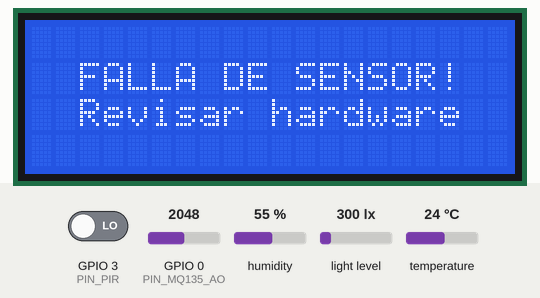
The sketch below on a simulated ESP32-C3. Parts: 20×4 character LCD. The test bench sets the inputs (shaded band); at power-on: humidity 55 %, GPIO 3 (PIN_PIR) LOW, GPIO 0 (PIN_MQ135_AO) = 2048, light level 300 lx, temperature 24 °C (analog values on the 0–4095 scale). WiFi joins after 1.5 s; servers stay silent unless stated; I2S audio is not simulated (input reads silence); no MQTT or app messages arrive unless stated.

Above: at 3.3 s.
3.4 s: humidity set to 22 %
At 10.8 s:
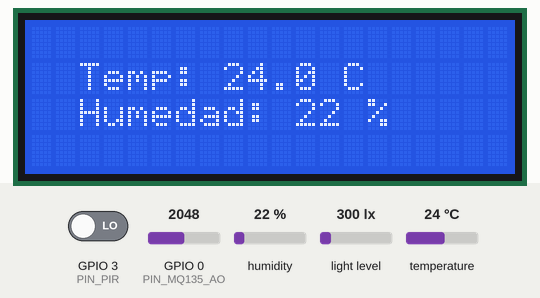
11.0 s: GPIO 3 (PIN_PIR) driven HIGH
At 16.1 s:
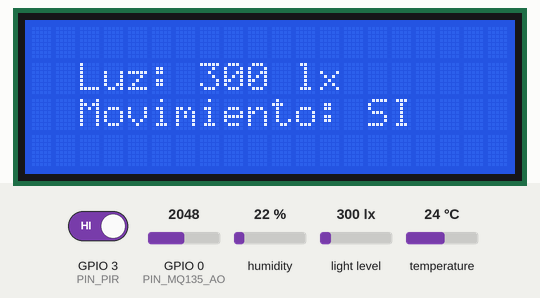
16.6 s: GPIO 0 (PIN_MQ135_AO) set to 2866
At 21.1 s:
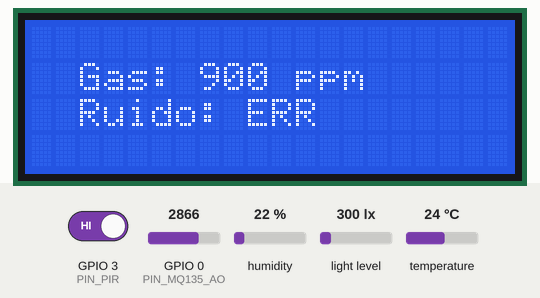
21.6 s: light level set to 217 lx
26.6 s: light level set to 186 lx
31.6 s: GPIO 3 (PIN_PIR) driven LOW
At 39.6 s:
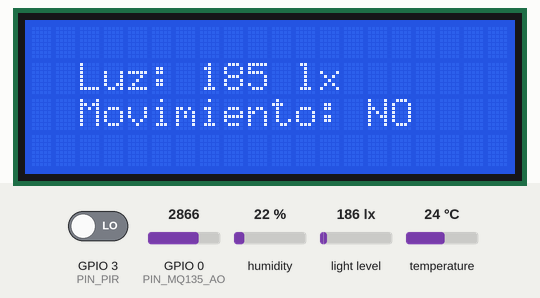
Timing chart, 0 to 41.1 s (numbered marks = the images above; inputs shaded):
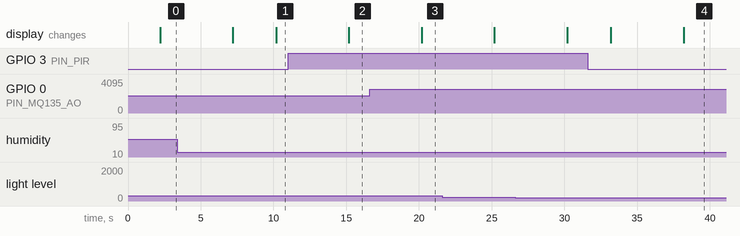

The sketch:

Codigo_Terminado_publico.ino
```cpp
#include <WiFi.h>
#include <PubSubClient.h>
#include <Wire.h>
#include <LiquidCrystal_I2C.h>
#include <DHT.h>
#include <BH1750.h>
#include <driver/i2s.h>
#include <math.h>

// ==========================================
// 1. PINES DEL NODO G4 (ESP32-C3)
// ==========================================
#define DHTPIN         10
#define DHTTYPE        DHT22
#define I2C_SDA        8
#define I2C_SCL        9
#define PIN_PIR        3
#define PIN_MQ135_AO   0
#define PIN_MQ135_DO   7

#define I2S_SCK        4
#define I2S_WS         5
#define I2S_SD         6
#define I2S_PORT       I2S_NUM_0

// ==========================================
// 2. CREDENCIALES WI-FI Y BROKER MQTT
// ==========================================
const char* ssid        = "TU_WIFI";
const char* password    = "TU_CLAVE_WIFI";

const char* mqtt_server = "IP_DEL_BROKER";
const int   mqtt_port   = 1883;
const char* mqtt_user   = "USUARIO_MQTT";
const char* mqtt_pass   = "CLAVE_MQTT";

const char* topic_temp    = "6to_info/A/G4/temperatura";
const char* topic_hum     = "6to_info/A/G4/humedad";
const char* topic_pres    = "6to_info/A/G4/presencia";
const char* topic_luz     = "6to_info/A/G4/luz";
const char* topic_ruido   = "6to_info/A/G4/ruido";
const char* topic_gases   = "6to_info/A/G4/gases";
const char* topic_confort = "6to_info/A/G4/confort";

// ==========================================
// 3. CALIBRACIÓN EXPERIMENTAL INMP441
// ==========================================
const float calibrationOffset = 103.97;
const float I2S_FULL_SCALE    = 8388607.0;

// ==========================================
// 4. OBJETOS Y VARIABLES GLOBALES
// ==========================================
WiFiClient espClient;
PubSubClient client(espClient);
DHT dht(DHTPIN, DHTTYPE);
BH1750 bh1750;
LiquidCrystal_I2C lcd(0x27, 20, 4);

// Banderas de estado de los sensores (Para detectar desconexiones)
bool bhOk       = false;
bool i2sOk      = false;
bool dhtError   = true;
bool ruidoError = true;
bool gasError   = true;
bool pirError   = true;

int  fallosDHT  = 0;

float  tempVal           = 0.0;
float  humVal            = 0.0;
float  luxVal            = 0.0;
int    gasPpm            = 350;
bool   pirDetectado      = false;

double ultimoRMS         = 0.0;
float  ultimoDBFS        = -47.0;
float  ruidoDB           = 56.9;
int    ruidoDbLCD        = 57;

String estadoConfortMQTT = "Confortable";
String estadoConfortLCD  = "Optimo";

unsigned long lastSensorRead  = 0;
unsigned long lastDHTRead     = 0;
unsigned long lastLcdUpdate   = 0;
unsigned long lastMqttPublish = 0;
unsigned long lastMqttRetry   = 0;
unsigned long lastWiFiCheck   = 0;
unsigned long lastPirTime     = 0;

int pantallaActual = 0;

// --- VARIABLES PARA ALERTA A PANTALLA COMPLETA Y COOLDOWN ---
unsigned long tiempoDisparoAlerta = 0;
String alertaEnPantalla = "";
const unsigned long TIEMPO_MOSTRAR_ALERTA = 5000;   // 5 segundos en pantalla
const unsigned long TIEMPO_COOLDOWN = 300000;       // 5 minutos (300.000 ms) sin mostrar otra alerta

// ==========================================
// 5. IMPRESIÓN LCD 20x4 SEGURA
// ==========================================
void imprimirLineaLCD(uint8_t fila, const char* texto) {
  char buffer[21];
  snprintf(buffer, sizeof(buffer), "%-20.20s", texto);
  lcd.setCursor(0, fila);
  lcd.print(buffer);
}

// ==========================================
// 6. MICRÓFONO I2S CALIBRADO
// ==========================================
void setupI2S() {
  i2s_config_t i2s_config = {
    .mode = (i2s_mode_t)(I2S_MODE_MASTER | I2S_MODE_RX),
    .sample_rate = 16000,
    .bits_per_sample = I2S_BITS_PER_SAMPLE_32BIT,
    .channel_format = I2S_CHANNEL_FMT_ONLY_LEFT,
    .communication_format = I2S_COMM_FORMAT_STAND_I2S,
    .intr_alloc_flags = ESP_INTR_FLAG_LEVEL1,
    .dma_buf_count = 4,
    .dma_buf_len = 128,
    .use_apll = false,
    .tx_desc_auto_clear = false,
    .fixed_mclk = 0
  };
  i2s_pin_config_t pin_config = {
    .bck_io_num = I2S_SCK,
    .ws_io_num = I2S_WS,
    .data_out_num = I2S_PIN_NO_CHANGE,
    .data_in_num = I2S_SD
  };
  if (i2s_driver_install(I2S_PORT, &i2s_config, 0, NULL) == ESP_OK) {
    if (i2s_set_pin(I2S_PORT, &pin_config) == ESP_OK) {
      i2s_zero_dma_buffer(I2S_PORT);
      i2sOk = true;
    }
  }
}

void medirRuidoCalibrado() {
  if (!i2sOk) { ruidoError = true; return; }

  int32_t samples[64];
  size_t bytesRead = 0;

  if (i2s_read(I2S_PORT, &samples, sizeof(samples), &bytesRead, 10) != ESP_OK || bytesRead == 0) {
    ruidoError = true;
    return;
  }

  int n = bytesRead / sizeof(int32_t);
  if (n <= 0) { ruidoError = true; return; }

  // Detector de cable SD desconectado: Si todas las muestras son puro cero
  int muestrasEnCero = 0;
  double media = 0;
  for (int i = 0; i < n; i++) {
    if (samples[i] == 0) muestrasEnCero++;
    media += (double)(samples[i] >> 14);
  }

  if (muestrasEnCero == n) {
    ruidoError = true;
    return;
  }

  ruidoError = false; // El micrófono está conectado y entregando audio
  media /= n;

  double sumaCuadrados = 0;
  for (int i = 0; i < n; i++) {
    double s = (double)(samples[i] >> 14) - media;
    sumaCuadrados += s * s;
  }
  double rms = sqrt(sumaCuadrados / n);
  if (rms < 1.0) rms = 1.0;

  float dbfs = 20.0 * log10(rms / I2S_FULL_SCALE);
  float calculado = dbfs + calibrationOffset;

  if (isnan(calculado) || isinf(calculado)) return;
  calculado = constrain(calculado, 30.0, 105.0);

  ultimoRMS  = rms;
  ultimoDBFS = dbfs;
  ruidoDB    = (ruidoDB * 0.4) + (calculado * 0.6);
  ruidoDbLCD = (int)round(ruidoDB);
}

// ==========================================
// 7. LECTURA DE SENSORES Y CONFORT AVANZADA
// ==========================================
void leerDHT() {
  pinMode(DHTPIN, INPUT_PULLUP);
  float t = dht.readTemperature();
  float h = dht.readHumidity();

  if (isnan(t) || isnan(h)) {
    delay(30);
    t = dht.readTemperature(false, true);
    h = dht.readHumidity(true);
  }

  if (!isnan(t) && !isnan(h) && t > -10.0 && t < 60.0 && h >= 0.0 && h <= 100.0) {
    tempVal   = t;
    humVal    = h;
    dhtError  = false;
    fallosDHT = 0;
  } else {
    fallosDHT++;
    if (fallosDHT >= 3) dhtError = true;
  }
}
void leerSensores(unsigned long now) {
  // 1. PIR CON DETECCIÓN DE CABLE FLOTANTE
  pinMode(PIN_PIR, INPUT_PULLUP);
  delay(2);
  bool pinArriba = digitalRead(PIN_PIR);

  pinMode(PIN_PIR, INPUT_PULLDOWN);
  delay(2);
  bool pinAbajo = digitalRead(PIN_PIR);

  if (pinArriba == HIGH && pinAbajo == LOW) {
    pirError = true;
    pirDetectado = false;
  } else {
    pirError = false;
    bool estadoReal = digitalRead(PIN_PIR);
    if (estadoReal == HIGH) {
      pirDetectado = true;
      lastPirTime = now;
    } else if (now - lastPirTime > 4000) {
      pirDetectado = false;
    }
  }
  pinMode(PIN_PIR, INPUT);

  // 2. DHT22
  if (now - lastDHTRead >= 3000) {
    lastDHTRead = now;
    leerDHT();
  }

  // 3. BH1750
  if (!bhOk) bhOk = bh1750.begin(BH1750::CONTINUOUS_HIGH_RES_MODE, 0x23, &Wire);
  if (bhOk) {
    float l = bh1750.readLightLevel();
    if (isfinite(l) && l >= 0.0 && l < 65000.0) luxVal = l;
    else bhOk = false;
  }

  // 4. MQ-135 CON DETECCIÓN AVANZADA DE CABLE FLOTANTE (Efecto Antena)
  pinMode(PIN_MQ135_AO, INPUT_PULLDOWN);
  delay(2);
  int pruebaAbajo = analogRead(PIN_MQ135_AO);

  pinMode(PIN_MQ135_AO, INPUT_PULLUP);
  delay(2);
  int pruebaArriba = analogRead(PIN_MQ135_AO);

  pinMode(PIN_MQ135_AO, INPUT);
  delay(2);

  if (pruebaAbajo < 100 && pruebaArriba > 4000) {
    gasError = true;
  } else {
    gasError = false;
    long sumaAdc = 0;
    for (int i = 0; i < 8; i++) sumaAdc += analogRead(PIN_MQ135_AO);

    int ppmCalc = constrain(map(sumaAdc / 8, 0, 4095, 280, 1200), 280, 1500);
    gasPpm = (int)((gasPpm * 0.5) + (ppmCalc * 0.5));
  }

  // 5. INMP441
  medirRuidoCalibrado();

  // 6. CONFORT AMBIENTAL (Solo puntúa sensores válidos)
  int puntos = 100;

  if (!dhtError) {
    if (tempVal < 18.0 || tempVal > 28.0) puntos -= 24;
    else if (tempVal < 20.0 || tempVal > 26.0) puntos -= 8;

    if (humVal < 30.0 || humVal > 70.0) puntos -= 18;
    else if (humVal < 40.0 || humVal > 60.0) puntos -= 7;
  }

  if (bhOk) {
    if (luxVal < 200.0 || luxVal > 1500.0) puntos -= 15;
    else if (luxVal < 300.0 || luxVal > 1000.0) puntos -= 6;
  }

  if (!ruidoError) {
    if (ruidoDB > 60.0) puntos -= 20;
    else if (ruidoDB > 50.0) puntos -= 7;
  }

  if (!gasError) {
    if (gasPpm > 700) puntos -= 23;
    else if (gasPpm > 500) puntos -= 8;
  }

  if (puntos >= 85)      { estadoConfortMQTT = "Confortable"; estadoConfortLCD = "Optimo";  }
  else if (puntos >= 50) { estadoConfortMQTT = "Regular";     estadoConfortLCD = "Regular"; }
  else                   { estadoConfortMQTT = "Malo";        estadoConfortLCD = "Malo";    }

  // --- 7. LÓGICA DE ALERTAS EN TIEMPO REAL ---
  String nuevaAlerta = "";

  if (dhtError || !bhOk || gasError || ruidoError || pirError) nuevaAlerta = "FALLA";
  else if (!gasError && gasPpm > 700)                          nuevaAlerta = "GAS";
  else if (!dhtError && tempVal > 28.0)                        nuevaAlerta = "TEMP_ALTA";
  else if (!dhtError && tempVal < 18.0)                        nuevaAlerta = "TEMP_BAJA";
  else if (!dhtError && humVal > 70.0)                         nuevaAlerta = "HUM_ALTA";
  else if (!ruidoError && ruidoDB > 60.0)                      nuevaAlerta = "RUIDO";
  else if (bhOk && luxVal < 200.0 && luxVal > 0)               nuevaAlerta = "LUZ_BAJA";

  // Dispara al instante si es una alerta DIFERENTE a la anterior, o si ya pasó el cooldown
  if (nuevaAlerta != "" && (nuevaAlerta != alertaEnPantalla || now - tiempoDisparoAlerta >= TIEMPO_COOLDOWN)) {
    alertaEnPantalla = nuevaAlerta;
    tiempoDisparoAlerta = now;
    actualizarLCD();     // Fuerza el dibujo de la alerta en este mismo milisegundo
    lastLcdUpdate = now; // Resetea el timer del loop para que dure los 5 segundos exactos
  }
}

// ==========================================
// 8. ACTUALIZAR LCD 20x4
// ==========================================
void actualizarLCD() {
  char linea0[21], linea1[21], linea2[21], linea3[21];
  unsigned long now = millis();

  // --- 1. DIBUJAR ALERTA CRITICA FULL-SCREEN ---
  if (alertaEnPantalla != "" && (now - tiempoDisparoAlerta < TIEMPO_MOSTRAR_ALERTA)) {

    snprintf(linea0, sizeof(linea0), "                    ");

    if (alertaEnPantalla == "FALLA") {
      snprintf(linea1, sizeof(linea1), "  FALLA DE SENSOR!  ");
      snprintf(linea2, sizeof(linea2), "  Revisar hardware  ");
    } else if (alertaEnPantalla == "GAS") {
      snprintf(linea1, sizeof(linea1), "  NIVEL DE GAS ALTO ");
      snprintf(linea2, sizeof(linea2), "   Abrir ventanas!  ");
    } else if (alertaEnPantalla == "TEMP_ALTA") {
      snprintf(linea1, sizeof(linea1), "  TEMPERATURA ALTA  ");
      snprintf(linea2, sizeof(linea2), "   Abrir ventanas!  ");
    } else if (alertaEnPantalla == "TEMP_BAJA") {
      snprintf(linea1, sizeof(linea1), "  TEMPERATURA BAJA  ");
      snprintf(linea2, sizeof(linea2), "  Cerrar ventanas!  ");
    } else if (alertaEnPantalla == "HUM_ALTA") {
      snprintf(linea1, sizeof(linea1), "    HUMEDAD ALTA    ");
      snprintf(linea2, sizeof(linea2), "   Abrir ventanas!  ");
    } else if (alertaEnPantalla == "RUIDO") {
      snprintf(linea1, sizeof(linea1), "     RUIDO ALTO     ");
      snprintf(linea2, sizeof(linea2), "  Bajar el volumen! ");
    } else if (alertaEnPantalla == "LUZ_BAJA") {
      snprintf(linea1, sizeof(linea1), "      LUZ BAJA      ");
      snprintf(linea2, sizeof(linea2), "  Encender luces!   ");
    }

    snprintf(linea3, sizeof(linea3), "                    ");

  }
  // --- 2. DIBUJAR PANTALLA ROTATIVA NORMAL ---
  else {
    snprintf(linea0, sizeof(linea0), "                    ");
    snprintf(linea3, sizeof(linea3), "                    ");

    if (pantallaActual == 0) {
      snprintf(linea1, sizeof(linea1), "  Variables censadas");
      snprintf(linea2, sizeof(linea2), "  por el nodo 4     ");
    }
    else if (pantallaActual == 1) {
      if (dhtError) {
        snprintf(linea1, sizeof(linea1), "  Temp: ERR         ");
        snprintf(linea2, sizeof(linea2), "  Humedad: ERR      ");
      } else {
        snprintf(linea1, sizeof(linea1), "  Temp: %0.1f C       ", tempVal);
        snprintf(linea2, sizeof(linea2), "  Humedad: %0.0f %%     ", humVal);
      }
    }
    else if (pantallaActual == 2) {
      if (bhOk) snprintf(linea1, sizeof(linea1), "  Luz: %d lx        ", (int)luxVal);
      else      snprintf(linea1, sizeof(linea1), "  Luz: ERR          ");

      if (pirError) snprintf(linea2, sizeof(linea2), "  Movimiento: ERR   ");
      else          snprintf(linea2, sizeof(linea2), "  Movimiento: %s    ", pirDetectado ? "SI" : "NO");
    }
    else if (pantallaActual == 3) {
      if (gasError) snprintf(linea1, sizeof(linea1), "  Gas: ERR          ");
      else          snprintf(linea1, sizeof(linea1), "  Gas: %d ppm       ", gasPpm);

      if (ruidoError) snprintf(linea2, sizeof(linea2), "  Ruido: ERR        ");
      else            snprintf(linea2, sizeof(linea2), "  Ruido: %d dB      ", ruidoDbLCD);
    }
    else if (pantallaActual == 4) {
      snprintf(linea1, sizeof(linea1), " ESTADO DE CONFORT: ");
      if (estadoConfortLCD == "Optimo")       snprintf(linea2, sizeof(linea2), "       OPTIMO       ");
      else if (estadoConfortLCD == "Regular") snprintf(linea2, sizeof(linea2), "      REGULAR       ");
      else                                    snprintf(linea2, sizeof(linea2), "        MALO        ");
    }

    pantallaActual = (pantallaActual + 1) % 5;
  }

  imprimirLineaLCD(0, linea0);
  imprimirLineaLCD(1, linea1);
  imprimirLineaLCD(2, linea2);
  imprimirLineaLCD(3, linea3);
}

// ==========================================
// 9. GESTIÓN WI-FI Y MQTT
// ==========================================
void gestionarConectividad(unsigned long now) {
  if (WiFi.status() != WL_CONNECTED) {
    if (now - lastWiFiCheck >= 8000) {
      lastWiFiCheck = now;
      WiFi.disconnect();
      WiFi.begin(ssid, password);
    }
    return;
  }

  if (!client.connected() && (now - lastMqttRetry >= 4000)) {
    lastMqttRetry = now;
    espClient.stop();
    String clientId = "NodoG4_" + String((uint32_t)ESP.getEfuseMac(), HEX);

    if (!client.connect(clientId.c_str(), mqtt_user, mqtt_pass)) {
      espClient.stop();
      client.connect(clientId.c_str());
    }
  }
}

// ==========================================
// 10. SETUP PRINCIPAL
// ==========================================
void setup() {
  Serial.begin(115200);

  pinMode(PIN_PIR, INPUT);
  pinMode(PIN_MQ135_DO, INPUT);
  analogReadResolution(12);
  analogSetAttenuation(ADC_11db);

  Wire.begin(I2C_SDA, I2C_SCL);
  Wire.setClock(100000);

  lcd.init();
  lcd.backlight();
  imprimirLineaLCD(1, "  SISTEMA LISTO  ");
  imprimirLineaLCD(2, "  Cargando WiFi...  ");

  dht.begin(55);
  pinMode(DHTPIN, INPUT_PULLUP);
  bhOk = bh1750.begin(BH1750::CONTINUOUS_HIGH_RES_MODE, 0x23, &Wire);
  setupI2S();

  WiFi.persistent(false);
  WiFi.mode(WIFI_STA);
  WiFi.setSleep(false);
  WiFi.setTxPower(WIFI_POWER_15dBm);
  WiFi.setAutoReconnect(true);
  WiFi.begin(ssid, password);

  delay(2000);
  leerDHT();
  lastDHTRead = millis();

  client.setServer(mqtt_server, mqtt_port);
  client.setSocketTimeout(2);
  client.setKeepAlive(20);
}

// ==========================================
// 11. LOOP PRINCIPAL
// ==========================================
void loop() {
  unsigned long now = millis();

  if (client.connected()) client.loop();
  gestionarConectividad(now);

  if (now - lastSensorRead >= 1000) {
    lastSensorRead = now;
    leerSensores(now);
  }

  unsigned long tiempoEsperaLCD = (pantallaActual == 1) ? 3000 : 5000;

  if (now - lastLcdUpdate >= tiempoEsperaLCD) {
    lastLcdUpdate = now;
    actualizarLCD();
  }

  if (now - lastMqttPublish >= 10000) {
    lastMqttPublish = now;

    if (client.connected()) {
      char buf[16];

      if (dhtError) {
        client.publish(topic_temp, "ERROR", true);
        client.publish(topic_hum, "ERROR", true);
      } else {
        snprintf(buf, sizeof(buf), "%.1f", tempVal); client.publish(topic_temp, buf, true);
        snprintf(buf, sizeof(buf), "%.1f", humVal);  client.publish(topic_hum, buf, true);
      }

      if (bhOk) { snprintf(buf, sizeof(buf), "%d", (int)luxVal); client.publish(topic_luz, buf, true); }
      else      { client.publish(topic_luz, "ERROR", true); }

      if (ruidoError) {
        client.publish(topic_ruido, "ERROR", true);
      } else {
        snprintf(buf, sizeof(buf), "%.1f", ruidoDB); client.publish(topic_ruido, buf, true);
      }

      if (gasError) {
        client.publish(topic_gases, "ERROR", true);
      } else {
        snprintf(buf, sizeof(buf), "%d", gasPpm); client.publish(topic_gases, buf, true);
      }

      if (pirError) {
        client.publish(topic_pres, "ERROR", true);
      } else {
        client.publish(topic_pres, pirDetectado ? "SI" : "NO", true);
      }

      client.publish(topic_confort, estadoConfortMQTT.c_str(), true);
    }
  }
}
```

Measured:
- after the input at 11.0 s, the display: changes after 4.2 s (image 2)
- after the input at 16.6 s, the display: changes after 3.6 s (image 3)
- after the input at 31.6 s, the display: first differs from a run without the input after 6.6 s (image 4)
